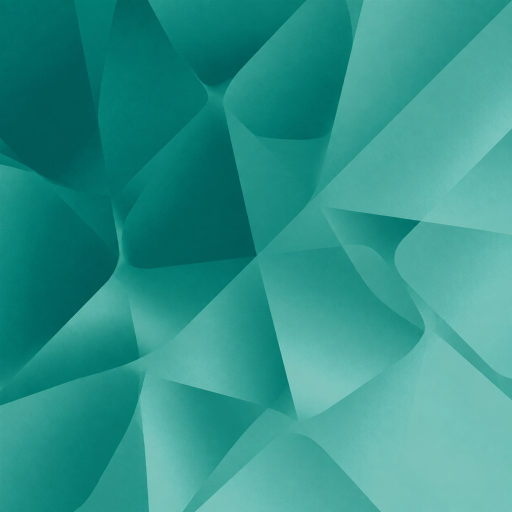
#> input picture assets/images/geometric_bg.jpg, 1024 x 1024 px (shown at 1/2 size)
$ python generate_app_icons.py ../assets/images/geometric_bg.jpg
#> lines starting #> are read from the running program, lines starting #| are printed output that depends on the picture
"""Generate Pantoo POS launcher icons from the approved master artwork."""

from __future__ import annotations

import json
import shutil
import sys
from pathlib import Path

from PIL import Image


ROOT = Path(__file__).resolve().parents[1]
TEAL = (0, 124, 115, 255)
LANCZOS = Image.Resampling.LANCZOS


def resized(source: Image.Image, size: int, *, opaque: bool = False) -> Image.Image:
    image = source.resize((size, size), LANCZOS)
    if not opaque:
        return image
    background = Image.new("RGBA", image.size, TEAL)
    background.alpha_composite(image)
    return background.convert("RGB")


def save_png(source: Image.Image, target: Path, size: int, *, opaque: bool = False) -> None:
    target.parent.mkdir(parents=True, exist_ok=True)
    resized(source, size, opaque=opaque).save(target, "PNG", optimize=True)


def main() -> None:
    if len(sys.argv) != 2:
        raise SystemExit("Usage: python scripts/generate_app_icons.py <master-icon.png>")

    master = Path(sys.argv[1]).resolve()
    source = Image.open(master).convert("RGBA")
    if source.width != source.height:
        raise SystemExit("Master icon must be square")

    shutil.copy2(master, ROOT / "assets/images/pantoo_pos_icon.png")

    android_legacy = {
        "mdpi": 48,
        "hdpi": 72,
        "xhdpi": 96,
        "xxhdpi": 144,
        "xxxhdpi": 192,
    }
    android_adaptive = {
        "mdpi": 108,
        "hdpi": 162,
        "xhdpi": 216,
        "xxhdpi": 324,
        "xxxhdpi": 432,
    }
    for density, size in android_legacy.items():
        save_png(source, ROOT / f"android/app/src/main/res/mipmap-{density}/ic_launcher.png", size)
#> this loop made 5 passes
#> pass 1, in resized, `image = source.resize((size, size), LANCZOS)`:
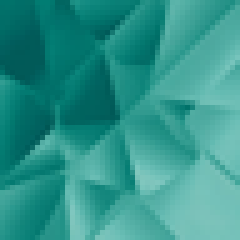
#> image: PIL image 48x48 RGBA (shown 5 times larger); mean R, G, B, A 47.7, 148.3, 139.3, 255
#> pass 2, in resized (call 2), `image = source.resize((size, size), LANCZOS)`:
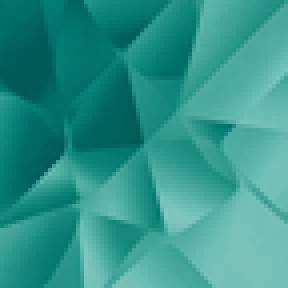
#> image: PIL image 72x72 RGBA (shown 4 times larger); mean R, G, B, A 47.7, 148.3, 139.3, 255
    for density, size in android_adaptive.items():
        drawable = ROOT / f"android/app/src/main/res/drawable-{density}"
        save_png(source, drawable / "ic_launcher_foreground.png", size)
        Image.new("RGB", (size, size), TEAL[:3]).save(
            drawable / "ic_launcher_background.png", "PNG", optimize=True
        )
#> this loop made 5 passes
#> pass 1, in main, `Image.new("RGB", (size, size), TEAL[:3]).save( drawable / "ic_launcher..`:
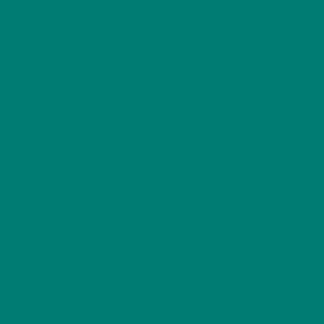
#> saved as ic_launcher_background.png: PIL image 108x108 RGB (shown 3 times larger); mean R, G, B 0, 124, 115
    save_png(source, ROOT / "android/app/src/main/res/drawable/app_icon.png", 512)

    ios_dir = ROOT / "ios/Runner/Assets.xcassets/AppIcon.appiconset"
#> (the run stopped early here; a loop or call above may not have finished)
